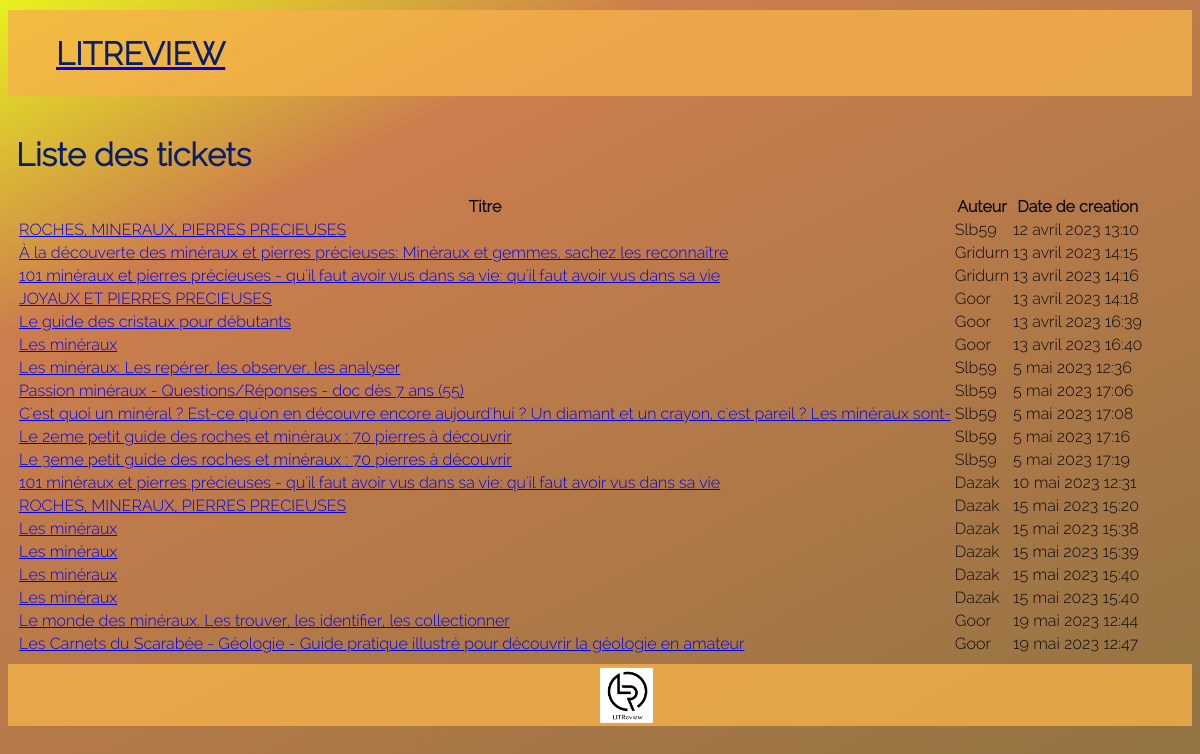
The page /tickets/ on the database as committed earlier.
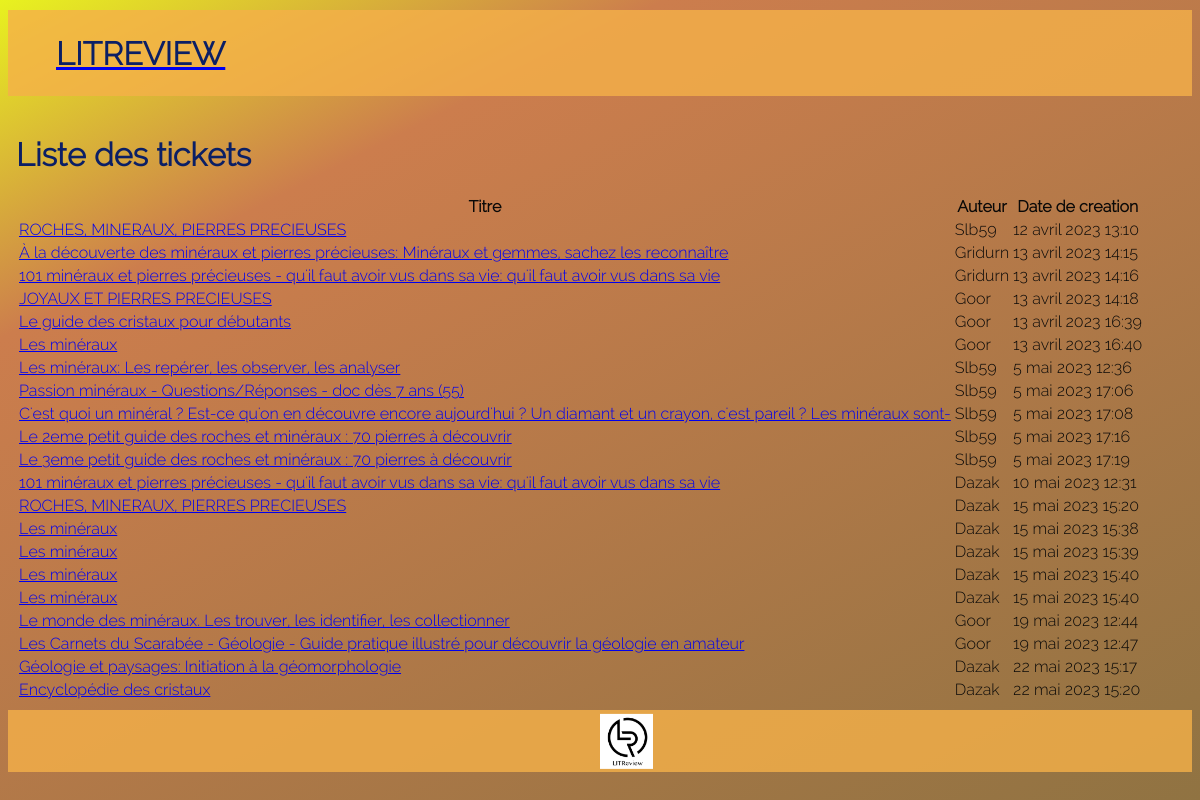
The same page on the database as committed later.
### review/models.py (models this page shows, shortened)
class Ticket(models.Model):
    title = models.CharField(max_length=128)
    description = models.TextField(max_length=2048, blank=True)
    user = models.ForeignKey(to=settings.AUTH_USER_MODEL,
                             on_delete=models.CASCADE)
    image = models.ImageField(null=True, blank=True,
                              upload_to='img')
    time_created = models.DateTimeField(auto_now_add=True)
    IMAGE_MAX_SIZE = (200, 200)

### review/views.py (the view)
# urls.py: path('tickets/', views.ticket_list, name='ticket_list'),
def ticket_list(request):
    tickets = Ticket.objects.all()
    return render(request, 'review/ticket/list.html', {'tickets': tickets})

### templates/review/ticket/list.html (shortened to what this page needs)
{% extends "base.html" %}
{% block content %}
 <h1>Liste des tickets</h1>
 <table>
    <tr>
        <th>Titre</th>
        <th>Auteur</th>
        <th>Date de creation</th>
    </tr>
 {% for ticket in tickets %}
 <tr>
    <td> <a href="{% url 'review:ticket_detail' ticket.id %}">
        {{ ticket.title }}
        </a>
    </td>
    <td>{{ ticket.user }}</td>
    <td>{{ ticket.time_created }}</td>
</tr>
{% endfor %}
</table>
{% endblock %}

Rows that differ between the two databases and show on the page:
added Ticket: title "Géologie et paysages: Initiation à la géomorphologie", user "Dazak", time_created "22 mai 2023 15:17"
added Ticket: title "Encyclopédie des cristaux", user "Dazak", time_created "22 mai 2023 15:20"
